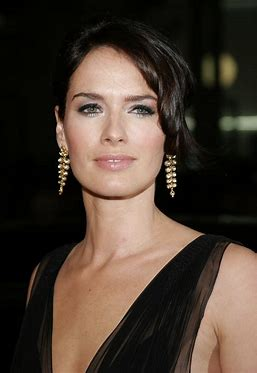
#> input picture Week2/th.jpg, 257 x 373 px
$ python '拉普拉斯-sobel.py'
#> lines starting #> are read from the running program, lines starting #| are printed output that depends on the picture
# -*- coding: utf-8 -*-

# @Author: xyq

import cv2
import numpy as np

img = cv2.imread('th.jpg')
#> img is the input picture: shape (373, 257, 3); mean B, G, R 49.1, 59.8, 73.6
'''
二阶导 拉普拉斯核 双边缘效果
'''
# 二阶导 拉普拉斯核 ==》 边缘化,双边信息，图象好像变模糊了
kernel_lap = np.array([[0,1,0],[1,-4,1],[0,1,0]],np.float32)
print(kernel_lap)
lap_img = cv2.filter2D(img, -1, kernel=kernel_lap)
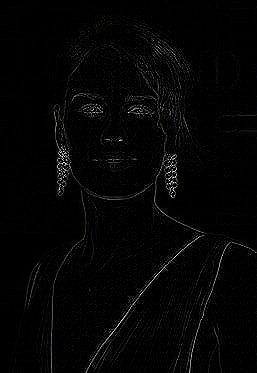
#> lap_img: shape (373, 257, 3); mean B, G, R 4.8, 4.8, 4.9
cv2.imshow('lap',lap_img)
key = cv2.waitKey()
#> (key Esc is pressed here)
if key == 27:
    cv2.destroyAllWindows()

# sharpen = ori + edg =》 变清晰了 图象+ edge =更锐利的图象，因为突出边缘
kernel_sharp = np.array([[0,1,0],[1,-3,1],[0,1,0]])
shape_img = cv2.filter2D(img,-1,kernel=kernel_sharp)
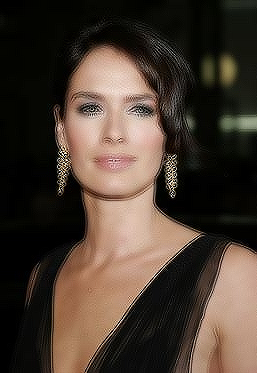
#> shape_img: shape (373, 257, 3); mean B, G, R 49.6, 60.1, 73.8
# cv2.imshow('img_shape',shape_img)
# key = cv2.waitKey()
# if key == 27:
#     cv2.destroyAllWindows()

# 这样不对，因为，周围有4个1，中间是-3，虽然有边缘效果，但是周围得1会使得原kernel有滤波效果，使图像模糊；
# 解决：所以取kernel_lap得相反数，再加上原图像，这样突出了中心像素，效果类似于小方差的高斯，所以
#      可以既有边缘效果，又保留图像清晰度
# 二阶导的应用== 》锐化，增强了颗粒感 核里面的值取反 中间值越大，双边效应越大
kernel_sharp2 = np.array([[0,-1,0],[-1,5,-1],[0,-1,0]])
shape_img2 = cv2.filter2D(img,-1,kernel=kernel_sharp2)
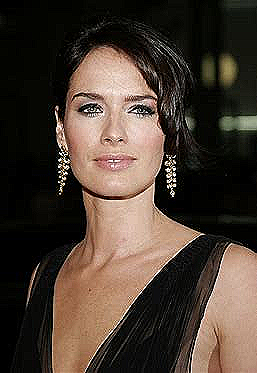
#> shape_img2: shape (373, 257, 3); mean B, G, R 50.9, 61.1, 74.4
cv2.imshow('img_shape',shape_img2)
key = cv2.waitKey()
#> (key Esc is pressed here)
if key == 27:
    cv2.destroyAllWindows()

# 更“凶猛”的边缘效果
# 不仅考虑x-y方向上的梯度，同时考虑了对角线方向上的梯度
# edge detection / gradient of x & y axis
edgex = np.array([[-1,-2,-1],[0,0,0],[1,2,1]],np.float32)
shape_img_x = cv2.filter2D(img, -1, kernel=edgex)
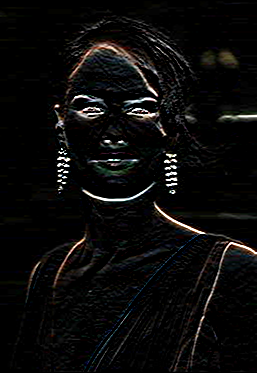
#> shape_img_x: shape (373, 257, 3); mean B, G, R 10.2, 10.7, 11.2
# [4 lines of commented-out code are left out]
edgey = np.array([[-1,0,1],[-2,0,2],[-1,0,1]],np.float32) # 对上面的转置
shape_img_y = cv2.filter2D(img, -1, kernel=edgex)
cv2.imshow('sharp_imgx',shape_img_x)
cv2.imshow('sharp_imgy',shape_img_y)
key = cv2.waitKey()
#> (key Esc is pressed here)
if key == 27:
    cv2.destroyAllWindows()
